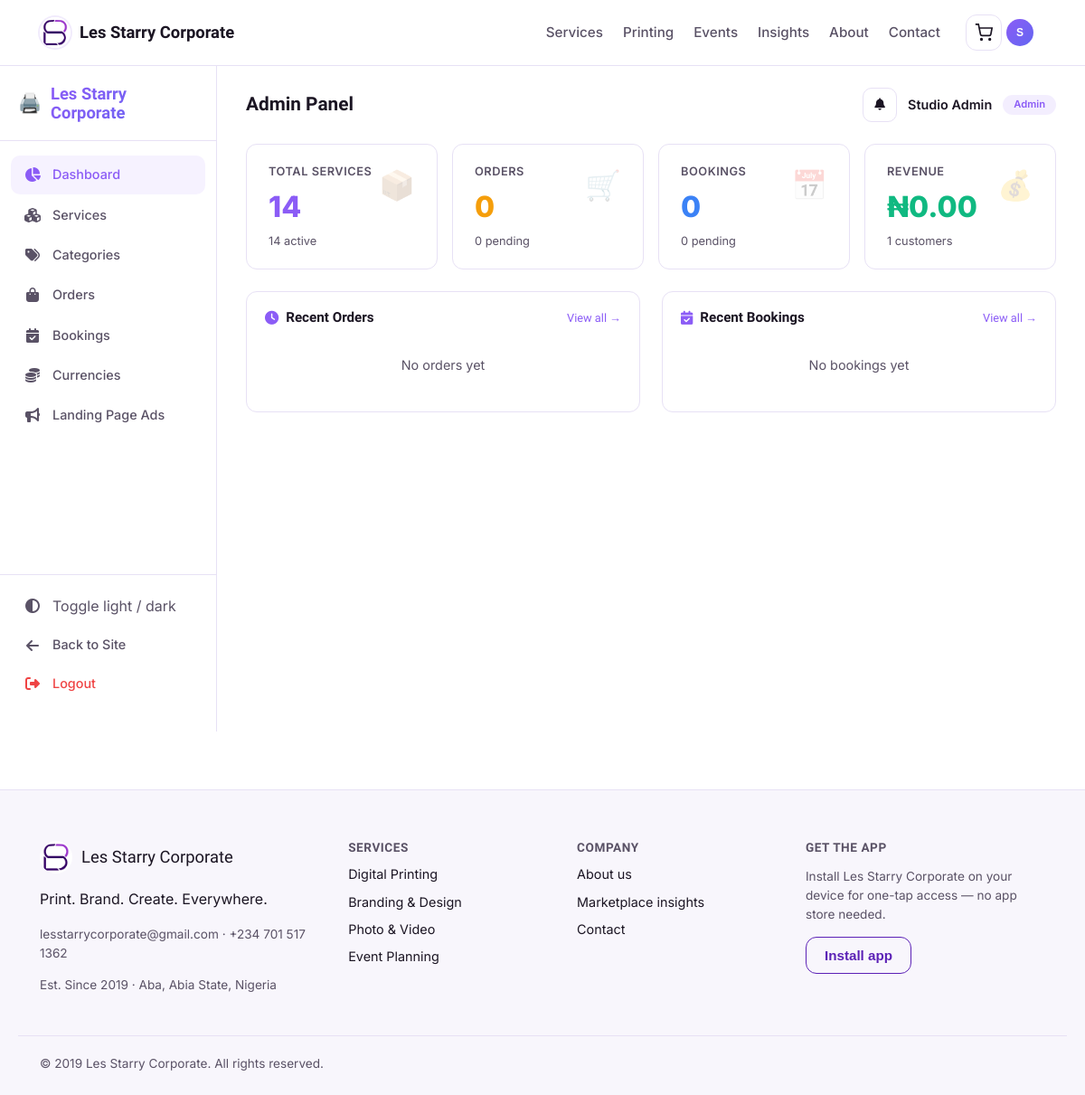
/admin/ (signed in), run on an earlier commit of the app's database.
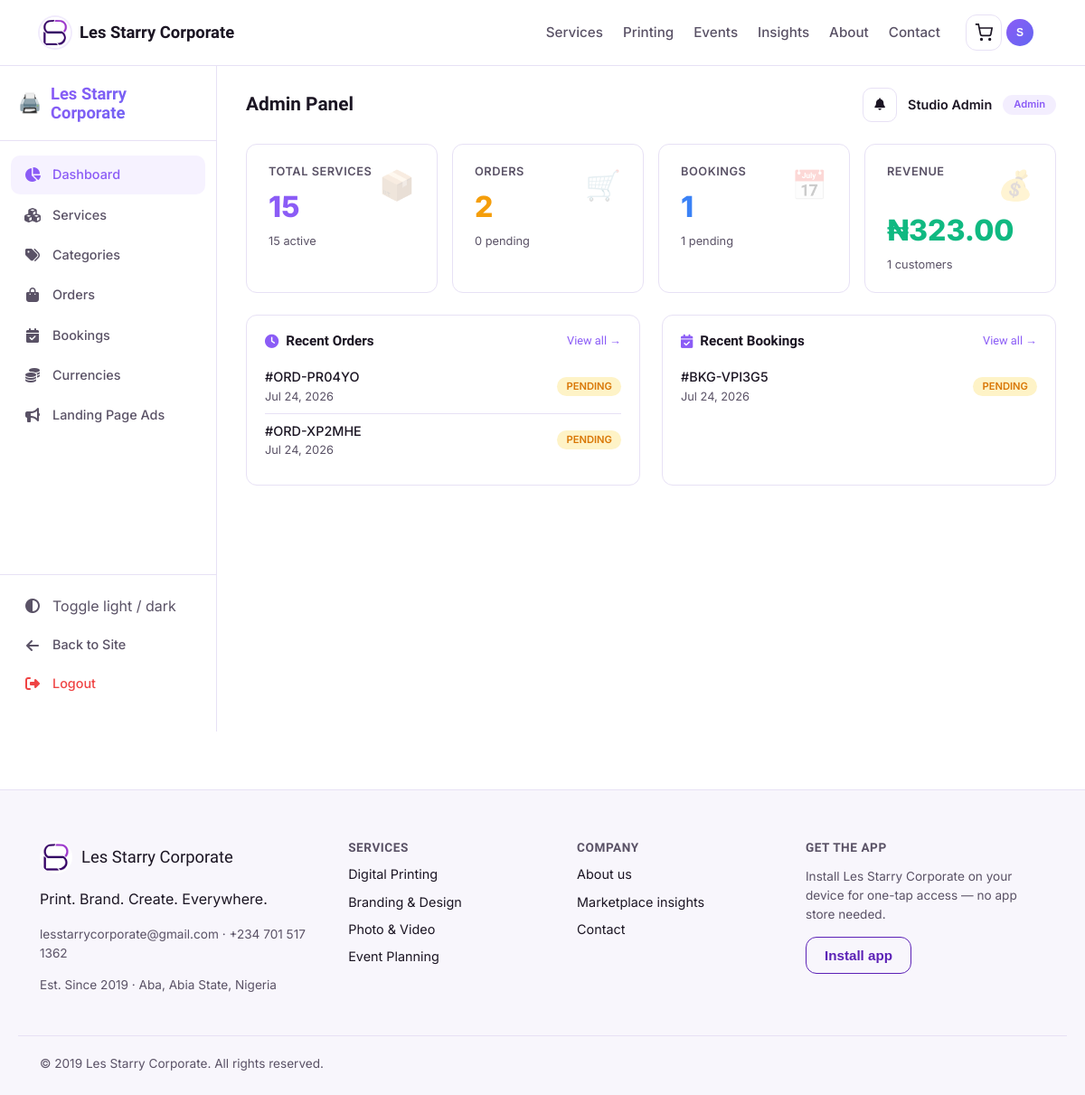
And on a later commit of the database.
### app/models.py (models this page shows, shortened)
class Order(db.Model):
    __tablename__ = "orders"
    id = db.Column(db.Integer, primary_key=True)
    reference = db.Column(db.String(20), unique=True, default=lambda: generate_reference("ORD"))
    user_id = db.Column(db.Integer, db.ForeignKey("users.id"), nullable=False)
    total_amount = db.Column(db.Float, nullable=False, default=0.0)
    status = db.Column(db.String(30), default="pending")
    shipping_address = db.Column(db.String(255))
    billing_address = db.Column(db.String(255), nullable=True)
    order_notes = db.Column(db.Text, nullable=True)
    payment_method = db.Column(db.String(50), default="pay_on_pickup")
    payment_reference = db.Column(db.String(100), unique=True, nullable=True)
    paid_at = db.Column(db.DateTime, nullable=True)
    payment_details = db.Column(db.Text, nullable=True)
    tracking_number = db.Column(db.String(100), nullable=True)
    shipped_at = db.Column(db.DateTime, nullable=True)
    delivered_at = db.Column(db.DateTime, nullable=True)
    discount_amount = db.Column(db.Float, default=0.0)
    discount_code = db.Column(db.String(50), nullable=True)
    created_at = db.Column(db.DateTime, default=datetime.utcnow)
    updated_at = db.Column(db.DateTime, default=datetime.utcnow, onupdate=datetime.utcnow)
    items = db.relationship("OrderItem", back_populates="order", lazy=True, cascade="all, delete-orphan")
    customer = db.relationship("User", back_populates="orders")
    STATUS_FLOW = ['awaiting_approval', 'approved', 'in_production', 'ready_for_delivery', 'delivered']

class Booking(db.Model):
    __tablename__ = "bookings"
    id = db.Column(db.Integer, primary_key=True)
    reference = db.Column(db.String(20), unique=True, default=lambda: generate_reference("BKG"))
    user_id = db.Column(db.Integer, db.ForeignKey("users.id"), nullable=False)
    service_id = db.Column(db.Integer, db.ForeignKey("services.id"), nullable=False)
    preferred_date = db.Column(db.Date, nullable=False)
    preferred_time = db.Column(db.Time, nullable=False)
    location = db.Column(db.String(255))
    event_type = db.Column(db.String(100))
    notes = db.Column(db.Text)
    status = db.Column(db.String(30), default="pending")
    guest_count = db.Column(db.Integer, nullable=True)
    estimated_duration = db.Column(db.Integer, nullable=True)
    special_requests = db.Column(db.Text, nullable=True)
    assigned_staff_id = db.Column(db.Integer, db.ForeignKey("users.id", name="fk_booking_assigned_staff"), nullable=True)
    payment_status = db.Column(db.String(20), default="unpaid")
    created_at = db.Column(db.DateTime, default=datetime.utcnow)
    updated_at = db.Column(db.DateTime, default=datetime.utcnow, onupdate=datetime.utcnow)
    confirmed_at = db.Column(db.DateTime, nullable=True)
    cancelled_at = db.Column(db.DateTime, nullable=True)
    customer = db.relationship("User", foreign_keys=[user_id], back_populates="bookings")
    assigned_staff = db.relationship("User", foreign_keys=[assigned_staff_id], back_populates="assigned_bookings")
    service = db.relationship("Service", back_populates="bookings")

### app/blueprints/admin/routes.py (the view)
@admin_bp.route("/")
@admin_required
def dashboard():
    stats = {
        "total_services": Service.query.count(),
        "active_services": Service.query.filter_by(is_active=True).count(),
        "total_orders": Order.query.count(),
        "pending_orders": Order.query.filter_by(status="pending").count(),
        "total_bookings": Booking.query.count(),
        "pending_bookings": Booking.query.filter_by(status="pending").count(),
        "total_customers": User.query.filter_by(is_admin=False).count(),
        "revenue": db.session.query(db.func.coalesce(db.func.sum(Order.total_amount), 0.0))
        .filter(Order.status != "cancelled").scalar(),
    }
    stats["pending_orders"] = Order.query.filter_by(status="awaiting_approval").count()
    recent_orders = Order.query.order_by(Order.created_at.desc()).limit(6).all()
    recent_bookings = Booking.query.order_by(Booking.created_at.desc()).limit(6).all()
    return render_template("admin/dashboard.html", stats=stats, recent_orders=recent_orders, recent_bookings=recent_bookings)

### app/blueprints/admin/routes.py (called while the page is built)
def admin_required(view_func):
    @wraps(view_func)
    def wrapped(*args, **kwargs):
        if not current_user.is_authenticated:
            flash("Please log in to access the admin area.", "info")
            return redirect(url_for("auth.login", next=request.path))
        if not current_user.is_admin:
            abort(403)
        return view_func(*args, **kwargs)
    return wrapped

@admin_bp.context_processor
def inject_unread_notifications():
    if current_user.is_authenticated and getattr(current_user, "is_admin", False):
        try:
            count = Notification.query.filter_by(user_id=current_user.id, is_read=False).count()
        except Exception:
            count = 0
        return {"admin_unread_notifications": count}
    return {"admin_unread_notifications": 0}

### app/templates/admin/dashboard.html (shortened to what this page needs)
{% extends "admin/_layout.html" %}
{% block admin_content %}
<div class="stats-grid">
  <div class="stat-card primary">
    <span class="stat-icon">📦</span>
    <div class="stat-label">Total Services</div>
    <div class="stat-value">{{ stats.total_services }}</div>
    <div style="font-size: 0.8rem; color: var(--text-muted, #64748b);">
      {{ stats.active_services }} active
    </div>
  </div>
  <div class="stat-card warning">
    <span class="stat-icon">🛒</span>
    <div class="stat-label">Orders</div>
    <div class="stat-value">{{ stats.total_orders }}</div>
    <div style="font-size: 0.8rem; color: var(--text-muted, #64748b);">
      {{ stats.pending_orders }} pending
    </div>
  </div>
  <div class="stat-card info">
    <span class="stat-icon">📅</span>
    <div class="stat-label">Bookings</div>
    <div class="stat-value">{{ stats.total_bookings }}</div>
    <div style="font-size: 0.8rem; color: var(--text-muted, #64748b);">
      {{ stats.pending_bookings }} pending
    </div>
  </div>
  <div class="stat-card success">
    <span class="stat-icon">💰</span>
    <div class="stat-label">Revenue</div>
    <div class="stat-value">{{ currency }}{{ "%.2f"|format(stats.revenue) }}</div>
    <div style="font-size: 0.8rem; color: var(--text-muted, #64748b);">
      {{ stats.total_customers }} customers
    </div>
  </div>
</div>
<div class="recent-grid">
  <div class="recent-card">
    <h4>
      <i class="fas fa-clock" style="color: #8b5cf6;" aria-hidden="true"></i>
      Recent Orders
      <a href="{{ url_for('admin.orders') }}" class="view-all">View all →</a>
    </h4>
    {% if recent_orders %}
      {% for order in recent_orders %}
      <div class="recent-item">
        <div class="item-info">
          <div class="item-name">#{{ order.reference }}</div>
          <div class="item-meta">{{ order.created_at.strftime('%b %d, %Y') }}</div>
        </div>
        <span class="item-status status-{{ order.status }}">{{ order.status }}</span>
      </div>
      {% endfor %}
    {% else %}
      <div class="empty-recent">No orders yet</div>
    {% endif %}
  </div>
  <div class="recent-card">
    <h4>
      <i class="fas fa-calendar-check" style="color: #8b5cf6;" aria-hidden="true"></i>
      Recent Bookings
      <a href="{{ url_for('admin.bookings') }}" class="view-all">View all →</a>
    </h4>
    {% if recent_bookings %}
      {% for booking in recent_bookings %}
      <div class="recent-item">
        <div class="item-info">
          <div class="item-name">#{{ booking.reference }}</div>
          <div class="item-meta">{{ booking.created_at.strftime('%b %d, %Y') }}</div>
        </div>
        <span class="item-status status-{{ booking.status }}">{{ booking.status }}</span>
      </div>
      {% endfor %}
    {% else %}
      <div class="empty-recent">No bookings yet</div>
    {% endif %}
  </div>
</div>
{% endblock %}

What changed in the data, as far as the page shows it:
added Order: reference "ORD-PR04YO", created_at "Jul 24, 2026", status "PENDING"
added Order: reference "ORD-XP2MHE", created_at "Jul 24, 2026", status "PENDING"
added Booking: reference "BKG-VPI3G5", created_at "Jul 24, 2026", status "PENDING"
Also different on the page:
{{ stats.total_services }}: "14" → "15"
{{ stats.active_services }}: "14" → "15"
{{ stats.total_orders }}: "0" → "2"
{{ stats.total_bookings }}: "0" → "1"
{{ stats.pending_bookings }}: "0" → "1"
{{ "%.2f"|format(stats.revenue) }}: "0.00" → "323.00"
text no longer shown: "No orders yet No bookings yet"
